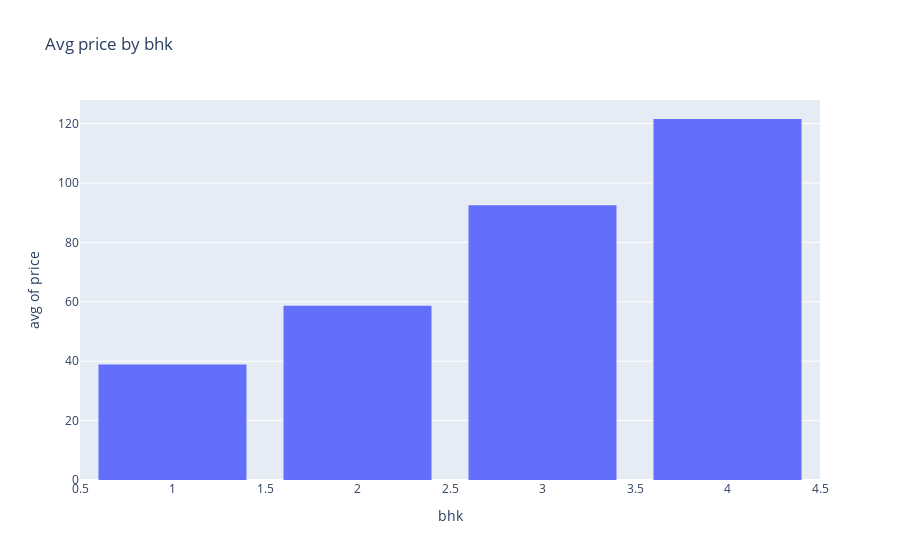

This figure's notebook cell:
### Code cell
fig = px.histogram(df3, x='bhk',y='price', title='Avg price by bhk', histfunc='avg')
fig.update_layout(bargap=0.2)
fig.show()

### Figure 1 — Plotly figure (JSON) as saved in the notebook; plotly's stock layout.template omitted (floating-point values rounded to 4 significant figures; data arrays with more than 128 entries replaced by an {"elided": "..."} marker saying what was removed)
{"data": [{"alignmentgroup": "True", "bingroup": "x", "histfunc": "avg", "hovertemplate": "bhk=%{x}<br>avg of price=%{y}<extra></extra>", "legendgroup": "", "marker": {"color": "#636efa", "pattern": {"shape": ""}}, "name": "", "offsetgroup": "", "orientation": "v", "showlegend": false, "type": "histogram", "x": {"elided": "10552 int values"}, "xaxis": "x", "y": {"elided": "10552 float values"}, "yaxis": "y"}], "layout": {"bargap": 0.2, "barmode": "relative", "legend": {"tracegroupgap": 0}, "title": {"text": "Avg price by bhk"}, "xaxis": {"anchor": "y", "domain": [0, 1], "title": {"text": "bhk"}}, "yaxis": {"anchor": "x", "domain": [0, 1], "title": {"text": "avg of price"}}}}
